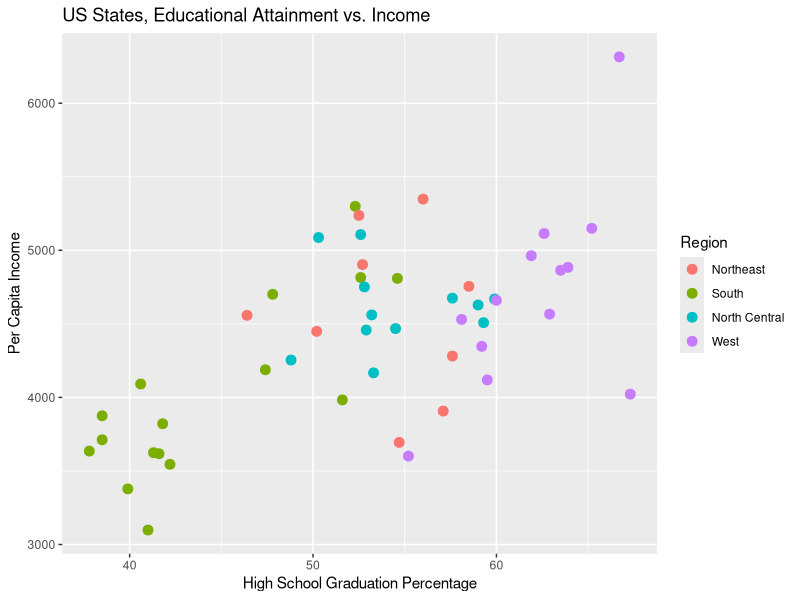

The R source for this figure:
## ---- chunk 1
library(ggplot2)
## ---- chunk 2
data(state)
states <- data.frame(state.x77)
states$Region <- state.region
states$Division <- state.division

finalPlot <- ggplot(states, aes(HS.Grad, Income, color = states[["Region"]])) +
    xlab("High School Graduation Percentage") + ylab("Per Capita Income") +
    ggtitle("US States, Educational Attainment vs. Income") + 
    geom_point(size = 3) + labs(color = "Region")
finalPlot
